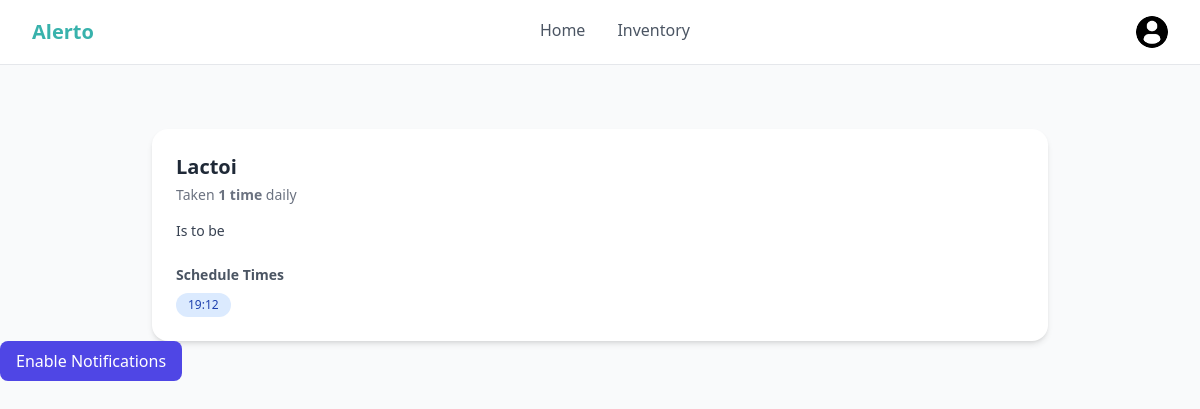
The app's page /patientPage (signed in) with its own data.
### tables this page shows
CREATE TABLE medications (
    id INTEGER PRIMARY KEY AUTOINCREMENT,
    patientUsername TEXT NOT NULL,
    medicineName TEXT NOT NULL,
    dosage TEXT NOT NULL,
    frequency TEXT NOT NULL,
    instructions TEXT,
    time1 TIME NULL,
    time2 TIME NULL,
    time3 TIME NULL,
    time4 TIME NULL
, doctor TEXT, isAccepted INTEGER NOT NULL DEFAULT 0);

### app.py (the view)
@app.route('/patientPage', methods=['GET', 'POST'])
def patientPage():
    if session.get('isDoc', 0) == 1 or session.get("profileSec", 0) == 0:
        return redirect(url_for('login'))
    conn = sqlite3.connect('database.db')
    conn.row_factory = sqlite3.Row  # Add this line
    cursor = conn.cursor()
    cursor.execute('''
        select * from medications where patientUsername = (?)
    ''', (session.get('username'),))
    data = cursor.fetchall()
    conn.close()
    return render_template("patientPage.html", medication_data = data)

### templates/patientPage.html (shortened to what this page needs)
<!DOCTYPE html>
<html lang="en">
<head>
    <script src="https://cdn.tailwindcss.com/3.4.16"></script>
    <link href="https://cdn.jsdelivr.net/npm/remixicon@4.5.0/fonts/remixicon.css" rel="stylesheet">
    <link rel="stylesheet" href="static/docstyle.css">
</head>
<body class="bg-gray-50 min-h-screen">
    <nav class="navbar">
        <a href="{{ url_for('home') }}" class="navbar-brand">Alerto</a>
        <div class="navbar-nav">
            <a href="{{ url_for('home') }}" class="nav-link">Home</a>
            <a href="inventory.html" class="nav-link">Inventory</a>
        </div>
        <div class="navbar-right">
            <a href="{{ url_for('profile') }}">
                <div class="avatar">
                    <img src="static/img/dp.png" alt="Profile">
                </div>
            </a>
        </div>
    </nav>
    <main class="max-w-7xl mx-auto px-4 sm:px-6 lg:px-8 py-8">
    </main>
    <div class="max-w-4xl mx-auto space-y-6">
        {% for medication in medication_data %}
        <div class="bg-white rounded-lg shadow-md p-6">
            <div class="flex justify-between items-start">
                <div>
                    <h2 class="text-xl font-bold text-gray-800">{{ medication[2] }}</h2>
                    <p class="text-sm text-gray-500 mt-1">
                        Taken <span class="font-semibold">
                            {% if medication[4] == 'thrice' %}3 times
                            {% elif medication[4] == 'twice' %}2 times
                            {% else %}1 time{% endif %}
                        </span> daily
                    </p>
                </div>
            </div>
            {% if medication[5] %}
            <div class="mt-4">
                <p class="text-gray-700 text-sm">{{ medication[5] }}</p>
            </div>
            {% endif %}
            <div class="mt-6">
                <h3 class="text-sm font-semibold text-gray-600 mb-2">Schedule Times</h3>
                <div class="flex gap-2 flex-wrap">
                    {% for time in medication[6:10] if time %}
                    <span class="bg-blue-100 text-blue-800 text-xs font-medium px-3 py-1 rounded-full">
                        {{ time }}
                    </span>
                    {% endfor %}
                </div>
            </div>
        </div>
        {% endfor %}
    </div>
    <div class="notification-permission hidden">
        <button id="enable-notifications" class="bg-primary text-white px-4 py-2 rounded">
            Enable Notifications
        </button>
    </div>
</body>
</html>

### static/docstyle.css (style rules this page uses)
.navbar { display: flex; align-items: center; justify-content: space-between; padding: 1rem 2rem; background-color: #fff; border-bottom: 1px solid #e5e7eb; }
.navbar-brand { font-size: 1.25rem; font-weight: 700; color: #38b2ac; text-decoration: none; }
.navbar-nav { display: flex; color: black; gap: 2rem; }
.nav-link { text-decoration: none; color: #4b5563; font-weight: 500; padding-bottom: 0.25rem; }
.navbar-right { display: flex; align-items: center; gap: 1rem; }
.avatar { width: 32px; height: 32px; border-radius: 50%; overflow: hidden; }
.avatar img { width: 100%; height: 100%; object-fit: cover; }

### records on screen
medications: medicineName "Lactoi", frequency "1 time", instructions "Is to be", time1 "19:12"
